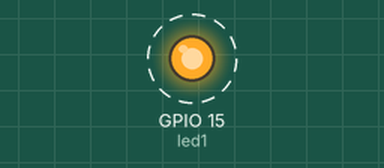
The program below on a simulated ESP8266 board running MicroPython. Shown: output pins drawn as LEDs (lit = HIGH). Dashed ring = blinking.

Above: at 0.2 s.
Timing chart, 0 to 3.0 s (numbered marks = the images above):
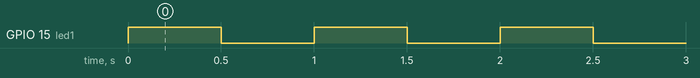

Measured:
- by itself, GPIO 15 (led1): alternates HIGH for 0.50 s and LOW for 0.50 s

The program:

03_led_externo.py
```python
#
# Oficina de Computação Física
# Prof. Peter Jandl Jr
#
# 03_led_externo.py
# Acionamento do led externo à placa.
#
from machine import Pin
from time import sleep

led1 = Pin(15, Pin.OUT)

while True:
    led1.value(1)
    sleep(0.5)
    led1.value(0)
    sleep(0.5)
```
